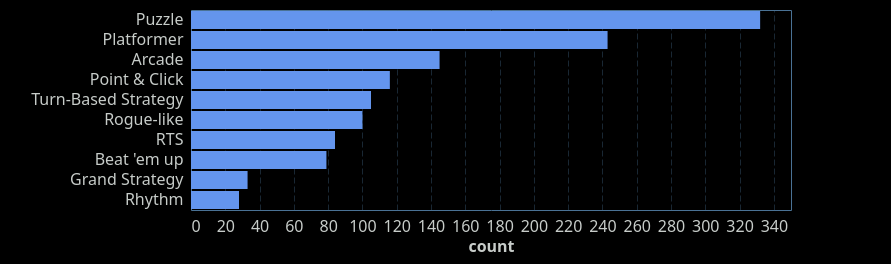

Write the Vega-Lite specification saved for this chart.
### Vega-Lite specification from a JSON file in a GitHub repository (floating-point values rounded to 4 significant figures; data arrays with more than 128 entries replaced by an {"elided": "..."} marker saying what was removed)
{"config": {"view": {"continuousWidth": 400, "continuousHeight": 300, "stroke": "#4A7295", "strokeWidth": 1}, "background": "#000000", "mark": {"color": "#6495ED"}, "arc": {"fill": "#6495ED"}, "area": {"fill": "#6495ED", "line": true, "fillOpacity": 0.1}, "line": {"stroke": "#6495ED", "strokeWidth": 2}, "path": {"stroke": "#6495ED"}, "rect": {"fill": "#6495ED"}, "shape": {"stroke": "#6495ED"}, "symbol": {"fill": "#6495ED"}, "title": {"color": "#C7CCC9", "anchor": "start", "dy": -15, "fontSize": 16, "font": "IBM Plex Sans,system-ui,-apple-system,BlinkMacSystemFont,\".sfnstext-regular\",sans-serif", "fontWeight": 600}, "axisBand": {"grid": false}, "axis": {"labelColor": "#C7CCC9", "labelFontSize": 16, "labelFont": "IBM Plex Sans Condensed, system-ui, -apple-system, BlinkMacSystemFont, \".SFNSText-Regular\", sans-serif", "labelFontWeight": 400, "titleColor": "#C7CCC9", "titleFontWeight": 600, "titleFontSize": 16, "grid": true, "gridColor": "#4A7295", "labelAngle": 0, "domainColor": null, "tickColor": null, "labelPadding": 2, "tickSize": 6, "tickWidth": 0.5, "gridOpacity": 1, "gridZ": 1}, "axisX": {"gridDash": [6, 3], "gridWidth": 0.35, "gridColor": "#4A7295", "labelAngle": 0}, "axisY": {"gridDash": [6, 3], "gridWidth": 0.35, "gridColor": "#4A7295"}, "layer": {"grid": 1, "mark": 0}, "legend": {"labelFontSize": 11, "padding": 1, "symbolType": "square", "labelColor": "#C7CCC9", "titleColor": "#C7CCC9"}, "style": {"guide-label": {"font": "IBM Plex Sans,system-ui,-apple-system,BlinkMacSystemFont,\".sfnstext-regular\",sans-serif", "fill": "#C7CCC9", "fontWeight": 400}, "guide-title": {"font": "IBM Plex Sans,system-ui,-apple-system,BlinkMacSystemFont,\".sfnstext-regular\",sans-serif", "fill": "#C7CCC9", "fontWeight": 400}}, "range": {"category": ["#33a8c7ff", "#52e3e1ff", "#a0e426ff", "#fdf148ff", "#ffab00ff", "#f77976ff", "#f050aeff", "#d883ffff", "#9336fdff"]}}, "data": {"name": "data-d7be449be53b4b165870cdb74b14fd66"}, "mark": {"type": "bar"}, "encoding": {"tooltip": [{"field": "tags", "type": "nominal"}, {"field": "count", "type": "quantitative"}], "x": {"field": "count", "type": "quantitative"}, "y": {"field": "tags", "sort": "-x", "title": "", "type": "nominal"}}, "padding": {"left": 30, "top": 10, "right": 100, "bottom": 10}, "params": [{"name": "CategorySelector1", "bind": {"input": "select", "options": ["Genres", "Sub-Genres"], "name": "Tag Type: "}, "value": "Genres"}, {"name": "CategorySelector2", "bind": {"input": "select", "options": ["HP-HA", "HP-LA", "LP-HA", "LP-LA"], "name": "Quadrant: "}, "value": "HP-HA"}], "transform": [{"filter": "((datum.category === CategorySelector1) && (datum.quadrant === CategorySelector2))"}, {"window": [{"op": "rank", "field": "count", "as": "rank"}], "groupby": ["category"], "sort": [{"field": "count", "order": "descending"}]}, {"filter": "(datum.rank <= 10)"}], "width": 600, "$schema": "https://vega.github.io/schema/vega-lite/v5.20.1.json", "datasets": {"data-d7be449be53b4b165870cdb74b14fd66": {"elided": "1596 records"}}}
